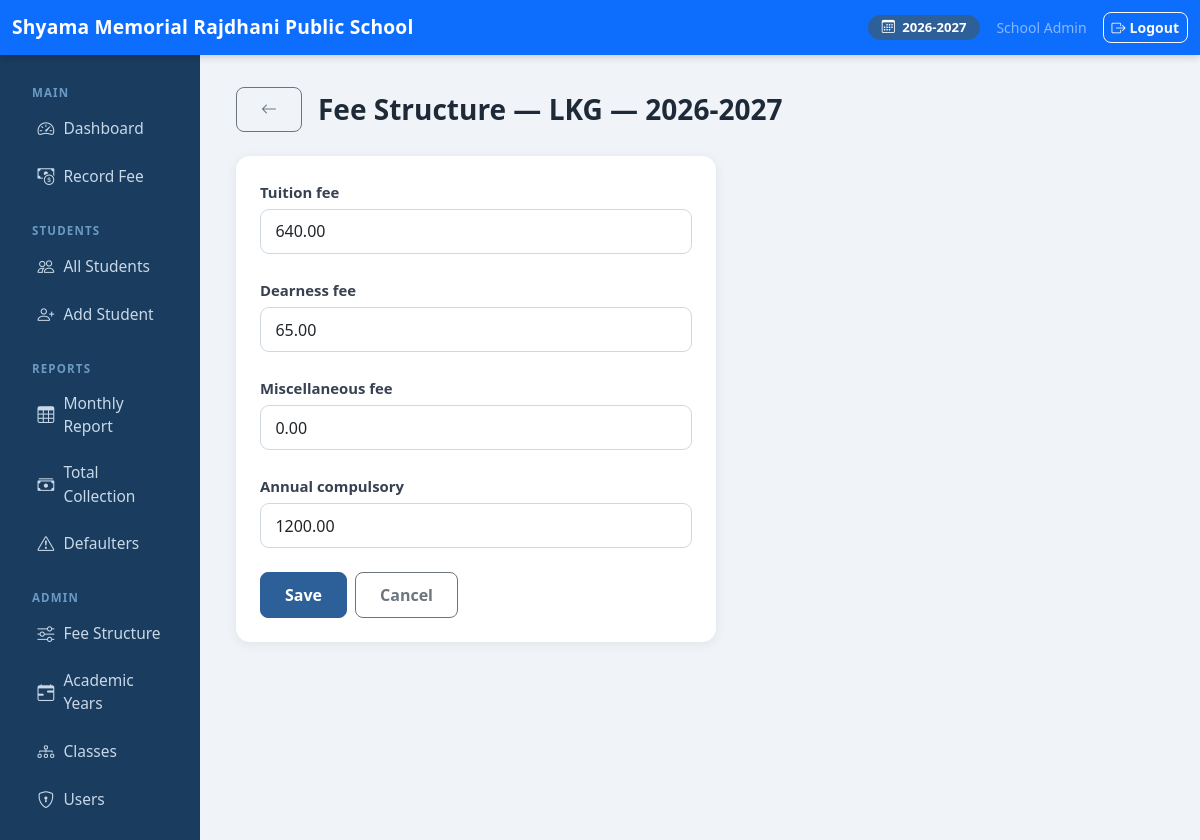
/fees/structure/edit/3/2/ (signed in), run on the app's committed database.
### students/models.py (models this page shows, shortened)
class AcademicYear(models.Model):
    name = models.CharField(max_length=20, unique=True)  # e.g. "2026-2027"
    start_date = models.DateField()
    end_date = models.DateField()
    is_current = models.BooleanField(default=False)
    class Meta:
        ordering = ['-start_date']
    @classmethod
    def get_current(cls):
        return cls.objects.filter(is_current=True).first()

class SchoolClass(models.Model):
    name = models.CharField(max_length=50, unique=True)  # e.g. "Class 1", "Class 5A"
    order = models.PositiveSmallIntegerField(default=0)
    class Meta:
        ordering = ['order', 'name']

### accounts/models.py (models this page shows, shortened)
class CustomUser(AbstractUser):
    ROLE_ADMIN = 'admin'
    ROLE_TEACHER = 'teacher'
    ROLE_CHOICES = [
        (ROLE_ADMIN, 'Admin'),
        (ROLE_TEACHER, 'Teacher'),
    ]
    role = models.CharField(max_length=10, choices=ROLE_CHOICES, default=ROLE_TEACHER)
    def is_admin(self):
        return self.role == self.ROLE_ADMIN

### fees/models.py (models this page shows, shortened)
class FeeStructure(models.Model):
    academic_year = models.ForeignKey(AcademicYear, on_delete=models.CASCADE, related_name='fee_structures')
    school_class = models.ForeignKey(SchoolClass, on_delete=models.CASCADE, related_name='fee_structures')
    tuition_fee = models.DecimalField(max_digits=10, decimal_places=2, default=0)
    dearness_fee = models.DecimalField(max_digits=10, decimal_places=2, default=0)
    miscellaneous_fee = models.DecimalField(max_digits=10, decimal_places=2, default=0)
    annual_compulsory = models.DecimalField(max_digits=10, decimal_places=2, default=0)
    class Meta:
        unique_together = [('academic_year', 'school_class')]

### fees/views.py (the view)
# urls.py: path('structure/edit/<int:year_pk>/<int:class_pk>/', views.fee_structure_edit, name='structure_edit'),
@login_required
@admin_required
def fee_structure_edit(request, year_pk, class_pk):
    year = get_object_or_404(AcademicYear, pk=year_pk)
    school_class = get_object_or_404(SchoolClass, pk=class_pk)
    instance, _ = FeeStructure.objects.get_or_create(academic_year=year, school_class=school_class)
    form = FeeStructureForm(request.POST or None, instance=instance)
    if request.method == 'POST' and form.is_valid():
        form.save()
        messages.success(request, f'Fee structure for {school_class} updated.')
        return redirect('fees:structure_list')
    return render(request, 'fees/structure_edit.html', {
        'form': form, 'year': year, 'school_class': school_class,
    })

### fees/forms.py
class FeeStructureForm(forms.ModelForm):
    class Meta:
        model = FeeStructure
        fields = ['tuition_fee', 'dearness_fee', 'miscellaneous_fee', 'annual_compulsory']
        widgets = {
            'tuition_fee': forms.NumberInput(attrs={'class': 'form-control form-control-lg', 'step': '0.01'}),
            'dearness_fee': forms.NumberInput(attrs={'class': 'form-control form-control-lg', 'step': '0.01'}),
            'miscellaneous_fee': forms.NumberInput(attrs={'class': 'form-control form-control-lg', 'step': '0.01'}),
            'annual_compulsory': forms.NumberInput(attrs={'class': 'form-control form-control-lg', 'step': '0.01'}),
        }

### fees/templatetags/fees_tags.py (called while the page is built)
@register.simple_tag
def current_year_display():
    year = AcademicYear.get_current()
    return year.name if year else 'No Active Year'

### templates/fees/structure_edit.html (shortened to what this page needs)
{% extends "base.html" %}
{% block content %}
<div class="d-flex align-items-center mb-4 gap-3">
  <a href="{% url 'fees:structure_list' %}" class="btn btn-outline-secondary btn-lg"><i class="bi bi-arrow-left"></i></a>
  <h3 class="fw-bold mb-0">Fee Structure — {{ school_class.name }} &mdash; {{ year.name }}</h3>
</div>
<div class="card" style="max-width:480px;">
  <div class="card-body p-4">
    <form method="post">
      {% for field in form %}
      <div class="mb-4">
        <label class="form-label">{{ field.label }}</label>
        {{ field }}
      </div>
      {% endfor %}
      <div class="d-flex gap-2">
        <button type="submit" class="btn btn-primary btn-lg">Save</button>
        <a href="{% url 'fees:structure_list' %}" class="btn btn-outline-secondary btn-lg">Cancel</a>
      </div>
    </form>
  </div>
</div>
{% endblock %}

### templates/base.html (shortened to what this page needs)
<!DOCTYPE html>
<html lang="en">
<head>
  <link href="https://cdn.jsdelivr.net/npm/bootstrap@5.3.3/dist/css/bootstrap.min.css" rel="stylesheet">
  <link href="https://cdn.jsdelivr.net/npm/bootstrap-icons@1.11.3/font/bootstrap-icons.min.css" rel="stylesheet">
</head>
<body>
{% if user.is_authenticated %}
<nav class="navbar navbar-dark bg-primary no-print">
  <div class="container-fluid">
    <span class="navbar-brand">Shyama Memorial Rajdhani Public School</span>
    <div class="d-flex align-items-center gap-3">
      {% with year=request.session.current_year %}
      <span class="year-badge">
        <i class="bi bi-calendar3 me-1"></i>
        {% load fees_tags %}{% current_year_display %}
      </span>
      {% endwith %}
      <span class="text-white-50 small">{{ user.get_full_name|default:user.username }}</span>
      <a href="{% url 'accounts:logout' %}" class="btn btn-outline-light btn-sm">
        <i class="bi bi-box-arrow-right me-1"></i>Logout
      </a>
    </div>
  </div>
</nav>
<div class="container-fluid">
  <div class="row">
    <div class="col-md-2 sidebar no-print py-3">
      <div class="sidebar-heading">Main</div>
      <ul class="nav flex-column">
        <li class="nav-item">
          <a class="nav-link {% if request.resolver_match.url_name == 'dashboard' %}active{% endif %}" href="{% url 'fees:dashboard' %}">
            <i class="bi bi-speedometer2"></i> Dashboard
          </a>
        </li>
        <li class="nav-item">
          <a class="nav-link {% if 'fee_entry' in request.resolver_match.url_name %}active{% endif %}" href="{% url 'fees:fee_entry_select' %}">
            <i class="bi bi-cash-coin"></i> Record Fee
          </a>
        </li>
      </ul>
      <div class="sidebar-heading mt-2">Students</div>
      <ul class="nav flex-column">
        <li class="nav-item">
          <a class="nav-link" href="{% url 'students:list' %}">
            <i class="bi bi-people"></i> All Students
          </a>
        </li>
        <li class="nav-item">
          <a class="nav-link" href="{% url 'students:add' %}">
            <i class="bi bi-person-plus"></i> Add Student
          </a>
        </li>
      </ul>
      <div class="sidebar-heading mt-2">Reports</div>
      <ul class="nav flex-column">
        <li class="nav-item">
          <a class="nav-link" href="{% url 'fees:monthly_report' %}">
            <i class="bi bi-table"></i> Monthly Report
          </a>
        </li>
        <li class="nav-item">
          <a class="nav-link" href="{% url 'fees:total_collection' %}">
            <i class="bi bi-cash-stack"></i> Total Collection
          </a>
        </li>
        <li class="nav-item">
          <a class="nav-link" href="{% url 'fees:defaulters' %}">
            <i class="bi bi-exclamation-triangle"></i> Defaulters
          </a>
        </li>
      </ul>
      {% if user.is_admin %}
      <div class="sidebar-heading mt-2">Admin</div>
      <ul class="nav flex-column">
        <li class="nav-item">
          <a class="nav-link" href="{% url 'fees:structure_list' %}">
            <i class="bi bi-sliders"></i> Fee Structure
          </a>
        </li>
        <li class="nav-item">
          <a class="nav-link" href="{% url 'students:year_list' %}">
            <i class="bi bi-calendar-range"></i> Academic Years
          </a>
        </li>
        <li class="nav-item">
          <a class="nav-link" href="{% url 'students:class_list' %}">
            <i class="bi bi-diagram-3"></i> Classes
          </a>
        </li>
        <li class="nav-item">
          <a class="nav-link" href="{% url 'accounts:user_list' %}">
            <i class="bi bi-shield-lock"></i> Users
          </a>
        </li>
      </ul>
      {% endif %}
    </div>
    <div class="col-md-10 main-content">
      {% block content %}{% endblock %}
    </div>
  </div>
</div>
{% else %}
{% block full_content %}{% endblock %}
{% endif %}
</body>
</html>

### templates/base.html (style rules this page uses)
body { font-size: 1rem; background: #f0f4f8; color: #1e2a38; }
a { text-decoration: none; }
.navbar { box-shadow: 0 2px 8px rgba(0,0,0,.18); }
.navbar-brand { font-weight: 700; font-size: 1.2rem; letter-spacing: .01em; }
.sidebar { min-height: calc(100vh - 56px); background: #1a3c5e; }
.sidebar .nav-link { color: #c8d8e8; font-size: .97rem; padding: .6rem 1.1rem; border-radius: 7px; margin: 2px 8px; display: flex; align-items: center; gap: 9px; transition: background .15s; }
.sidebar .nav-link i { font-size: 1.05rem; flex-shrink: 0; }
.sidebar-heading { color: #6b9ac4; font-size: .72rem; font-weight: 700; letter-spacing: .1em; padding: .8rem 1.25rem .2rem; text-transform: uppercase; }
.main-content { padding: 2rem 2.25rem; }
.card { border: none; border-radius: 14px; box-shadow: 0 2px 12px rgba(0,0,0,.07); }
.form-label { font-weight: 600; font-size: .93rem; color: #374151; margin-bottom: .35rem; }
.form-control, .form-select { border-radius: 8px; border: 1.5px solid #d1d9e0; padding: .55rem .85rem; font-size: .97rem; background: #fff; transition: border-color .15s, box-shadow .15s; }
.form-control-lg, .form-select-lg { padding: .6rem .9rem; font-size: 1rem; border-radius: 9px; }
.btn { border-radius: 8px; font-weight: 600; }
.btn-lg { font-size: 1rem; padding: .6rem 1.5rem; }
.btn-primary { background: #2d6099; border-color: #2d6099; }
.year-badge { background: #2d6099; color: #fff; border-radius: 20px; padding: 3px 14px; font-size: .82rem; font-weight: 600; }

### data on the page
AcademicYear: name "2026-2027"
CustomUser: get_full_name "School Admin"
SchoolClass: name "LKG"
FeeStructure: form "640.00" "65.00" "0.00" "1200.00"

### other printed values
{{ field.label }} "Tuition fee" "Dearness fee" "Miscellaneous fee" "Annual compulsory"
